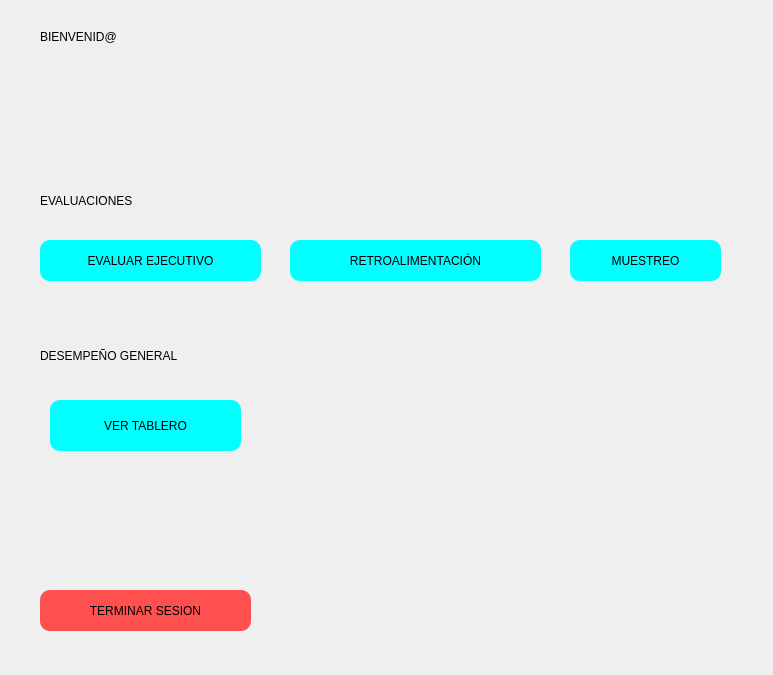
<?xml version="1.0" encoding="UTF-8"?>
<ui version="4.0">
 <class>Form</class>
 <widget class="QWidget" name="Form">
  <property name="geometry">
   <rect>
    <x>0</x>
    <y>0</y>
    <width>773</width>
    <height>675</height>
   </rect>
  </property>
  <property name="windowTitle">
   <string>Form</string>
  </property>
  <property name="styleSheet">
   <string notr="true">QPushButton {background-color: rgb(0, 255, 255);
font: 14pt &quot;Arial&quot;;
border-radius: 10px;
border-width: 2px;
hover: rgb(212, 255, 252)
}

QPushButton:hover {
background-color: rgb(100, 255, 255);
}

QPushButton:pressed {
background-color: rgb(27, 198, 186)
}

QLabel{
font: 14pt &quot;Arial&quot;;
}

#logout_button {background-color: rgb(255, 80, 80);
font: 14pt &quot;Arial&quot;;
border-radius: 10px;
border-width: 2px;
hover: rgb(212, 255, 252)
}

#logout_button:hover {
background-color: rgb(255, 136, 136);
}

#logout_button:pressed {
background-color: rgb(186, 3, 3)
}

#welcome_label_analista_calidad{
font: 18pt &quot;Arial&quot;;
}
</string>
  </property>
  <widget class="QLabel" name="welcome_label_analista_calidad">
   <property name="geometry">
    <rect>
     <x>40</x>
     <y>30</y>
     <width>451</width>
     <height>81</height>
    </rect>
   </property>
   <property name="text">
    <string>BIENVENID@</string>
   </property>
   <property name="alignment">
    <set>Qt::AlignLeading|Qt::AlignLeft|Qt::AlignTop</set>
   </property>
   <property name="margin">
    <number>1</number>
   </property>
  </widget>
  <widget class="QPushButton" name="logout_button">
   <property name="geometry">
    <rect>
     <x>40</x>
     <y>590</y>
     <width>211</width>
     <height>41</height>
    </rect>
   </property>
   <property name="text">
    <string>TERMINAR SESION</string>
   </property>
  </widget>
  <widget class="QLabel" name="LOGO">
   <property name="geometry">
    <rect>
     <x>510</x>
     <y>20</y>
     <width>251</width>
     <height>71</height>
    </rect>
   </property>
   <property name="text">
    <string/>
   </property>
   <property name="pixmap">
    <pixmap>../../media/imagenes/logo.jpg</pixmap>
   </property>
  </widget>
  <widget class="QLabel" name="options_label_1">
   <property name="geometry">
    <rect>
     <x>40</x>
     <y>190</y>
     <width>149</width>
     <height>22</height>
    </rect>
   </property>
   <property name="text">
    <string>EVALUACIONES</string>
   </property>
  </widget>
  <widget class="QPushButton" name="new_evaluation">
   <property name="geometry">
    <rect>
     <x>40</x>
     <y>240</y>
     <width>221</width>
     <height>41</height>
    </rect>
   </property>
   <property name="text">
    <string>EVALUAR EJECUTIVO</string>
   </property>
  </widget>
  <widget class="QPushButton" name="retro">
   <property name="geometry">
    <rect>
     <x>290</x>
     <y>240</y>
     <width>251</width>
     <height>41</height>
    </rect>
   </property>
   <property name="text">
    <string>RETROALIMENTACIÓN</string>
   </property>
  </widget>
  <widget class="QLabel" name="desglose">
   <property name="geometry">
    <rect>
     <x>40</x>
     <y>330</y>
     <width>231</width>
     <height>51</height>
    </rect>
   </property>
   <property name="text">
    <string>DESEMPEÑO GENERAL</string>
   </property>
  </widget>
  <widget class="QPushButton" name="openDash">
   <property name="geometry">
    <rect>
     <x>50</x>
     <y>400</y>
     <width>191</width>
     <height>51</height>
    </rect>
   </property>
   <property name="text">
    <string>VER TABLERO</string>
   </property>
  </widget>
  <widget class="QPushButton" name="muestreo">
   <property name="geometry">
    <rect>
     <x>570</x>
     <y>240</y>
     <width>151</width>
     <height>41</height>
    </rect>
   </property>
   <property name="text">
    <string>MUESTREO</string>
   </property>
  </widget>
 </widget>
 <resources/>
 <connections/>
</ui>
